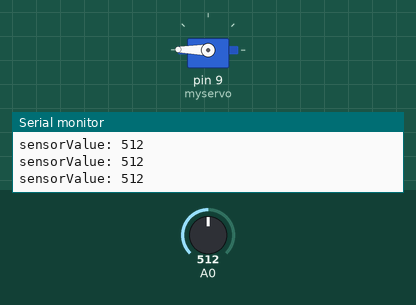
Simulated run of this sketch. Board: Arduino Uno, built with avr-gcc and run on an emulated ATmega328P. On the bench: servo, the last lines printed to the serial monitor. The inputs (shaded band) are chosen by the test bench; at power-on: A0 = 512.

Above: at 1.2 s.
1.3 s: A0 set to 487
At 2.5 s:
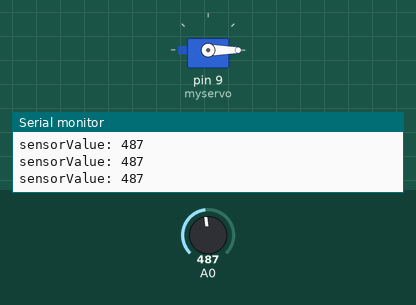
2.8 s: A0 set to 510
At 3.6 s:
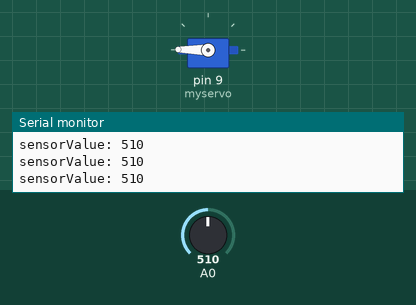
4.3 s: A0 set to 490
At 4.7 s:
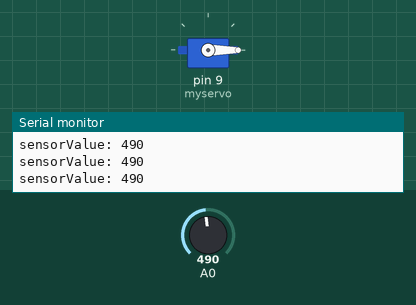
Timing chart, 0 to 7.3 s (numbered marks = the images above; inputs shaded):
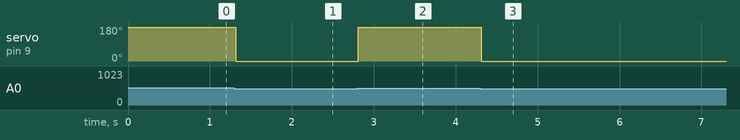

Measured:
- the behaviour switches between 501 and 500 on A0 (found by bisection; images 0 and 1)
- after the input at 1.3 s, servo on pin 9 (myservo): 179° → 0° at once
- after the input at 2.8 s, servo on pin 9 (myservo): 0° → 179° at once
- after the input at 4.3 s, servo on pin 9 (myservo): 179° → 0° at once

The sketch:

AnalogReadSerial_servoOnOff.ino
```cpp
 #include <Servo.h>

Servo myservo;  // create servo object to control a servo

int threshold=500;

// the setup routine runs once when you press reset:
void setup() {

  // attaches the servo on pin 9 to the servo object
      myservo.attach(9);

  // initialize serial communication at 9600 bits per second:
  Serial.begin(9600);
}

// the loop routine runs over and over again forever:
void loop() {
  // read the input on analog pin 0:
  int sensorValue = analogRead(A0);


  if (sensorValue>threshold){
    myservo.write(179);
  }
  else {
    myservo.write(0);
  }


  // print out the value you read:
  Serial.print("sensorValue: ");
  Serial.print(sensorValue);
  Serial.println();


  delay(15);        // delay in between reads for stability
}
```
